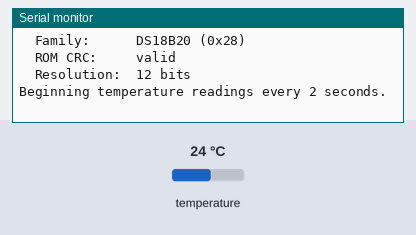
This program was run on a simulated Arduino Uno, built with avr-gcc and run on an emulated ATmega328P. Parts: the last lines printed to the serial monitor. The test bench sets the inputs (shaded band); at power-on: temperature 24 °C.

Above: at 2.2 s.
2.3 s: temperature set to 12 °C
At 3.1 s:
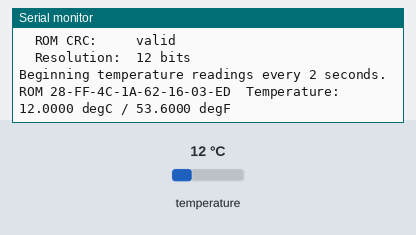
6.2 s: temperature set to 19 °C
At 7.3 s:
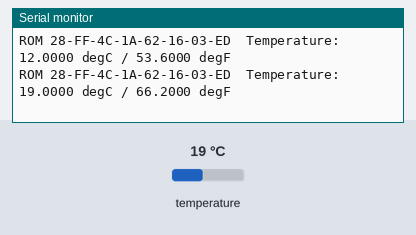

The program:

main.cpp
```cpp
#include <Arduino.h>
#include <DallasTemperature.h>
#include <OneWire.h>

namespace {

constexpr uint8_t ONE_WIRE_PIN = 2;
constexpr uint32_t SAMPLE_INTERVAL_MS = 2000;

OneWire oneWire(ONE_WIRE_PIN);
DallasTemperature sensors(&oneWire);
DeviceAddress activeAddress = {};
bool activeSensor = false;
uint32_t lastSampleAt = 0;

void printHexByte(uint8_t value) {
  if (value < 0x10) {
    Serial.print('0');
  }
  Serial.print(value, HEX);
}

void printRom(const DeviceAddress address) {
  for (uint8_t index = 0; index < 8; ++index) {
    if (index != 0) {
      Serial.print('-');
    }
    printHexByte(address[index]);
  }
}

void printRomAsCArray(const DeviceAddress address) {
  Serial.print(F("{"));
  for (uint8_t index = 0; index < 8; ++index) {
    if (index != 0) {
      Serial.print(F(", "));
    }
    Serial.print(F("0x"));
    printHexByte(address[index]);
  }
  Serial.print(F("}"));
}

const __FlashStringHelper *familyName(uint8_t family) {
  switch (family) {
    case 0x28:
      return F("DS18B20");
    case 0x10:
      return F("DS18S20");
    case 0x22:
      return F("DS1822");
    default:
      return F("unknown 1-Wire family");
  }
}

bool addressIsValid(const DeviceAddress address) {
  return OneWire::crc8(address, 7) == address[7];
}

void printDevice(uint8_t index, const DeviceAddress address) {
  Serial.print(F("Device "));
  Serial.print(index + 1);
  Serial.println(':');

  Serial.print(F("  ROM address: "));
  printRom(address);
  Serial.println();

  Serial.print(F("  C array:     "));
  printRomAsCArray(address);
  Serial.println();

  Serial.print(F("  Family:      "));
  Serial.print(familyName(address[0]));
  Serial.print(F(" (0x"));
  printHexByte(address[0]);
  Serial.println(')');

  Serial.print(F("  ROM CRC:     "));
  Serial.println(addressIsValid(address) ? F("valid") : F("INVALID"));

  Serial.print(F("  Resolution:  "));
  Serial.print(sensors.getResolution(address));
  Serial.println(F(" bits"));
}

void scanBus() {
  activeSensor = false;
  memset(activeAddress, 0, sizeof(activeAddress));

  // begin() performs a fresh 1-Wire search, so a probe can be swapped without
  // uploading the sketch again.
  sensors.begin();
  const uint8_t count = sensors.getDeviceCount();

  Serial.println();
  Serial.println(F("Scanning the 1-Wire bus..."));
  Serial.print(F("Devices found: "));
  Serial.println(count);
  Serial.print(F("Power mode:    "));
  Serial.println(sensors.isParasitePowerMode() ? F("parasite")
                                                : F("externally powered"));

  if (count == 0) {
    Serial.println(F("No sensor found. Check VCC, GND, DATA, and the 4.7 kOhm pull-up."));
    return;
  }

  for (uint8_t index = 0; index < count; ++index) {
    DeviceAddress address = {};
    if (!sensors.getAddress(address, index)) {
      Serial.print(F("Could not read the address for device index "));
      Serial.println(index);
      continue;
    }
    printDevice(index, address);
    if (index == 0 && addressIsValid(address)) {
      memcpy(activeAddress, address, sizeof(activeAddress));
      activeSensor = true;
    }
  }

  if (count > 1) {
    Serial.println(F("WARNING: connect only one probe when assigning physical labels."));
    activeSensor = false;
  } else if (!activeSensor) {
    Serial.println(F("The discovered ROM failed CRC validation; readings are disabled."));
  } else {
    Serial.println(F("Beginning temperature readings every 2 seconds."));
  }
}

void printTemperature() {
  sensors.requestTemperaturesByAddress(activeAddress);
  const float temperatureC = sensors.getTempC(activeAddress);

  if (temperatureC == DEVICE_DISCONNECTED_C) {
    Serial.println(F("Sensor disconnected or conversion failed; rescanning..."));
    scanBus();
    return;
  }

  Serial.print(F("ROM "));
  printRom(activeAddress);
  Serial.print(F("  Temperature: "));
  Serial.print(temperatureC, 4);
  Serial.print(F(" degC / "));
  Serial.print(DallasTemperature::toFahrenheit(temperatureC), 4);
  Serial.println(F(" degF"));
}

}  // namespace

void setup() {
  Serial.begin(115200);
  delay(1000);
  Serial.println();
  Serial.println(F("Arduino Uno DS18B20 diagnostic"));
  Serial.print(F("DATA pin: D"));
  Serial.println(ONE_WIRE_PIN);
  scanBus();
}

void loop() {
  const uint32_t now = millis();
  if (now - lastSampleAt < SAMPLE_INTERVAL_MS) {
    return;
  }
  lastSampleAt = now;

  if (!activeSensor) {
    scanBus();
    return;
  }
  printTemperature();
}
```

Measured:
- after the input at 2.3 s, the serial monitor: prints a new line after 0.47 s (image 1)
- after the input at 6.2 s, the serial monitor: prints a new line after 0.57 s (image 2)
